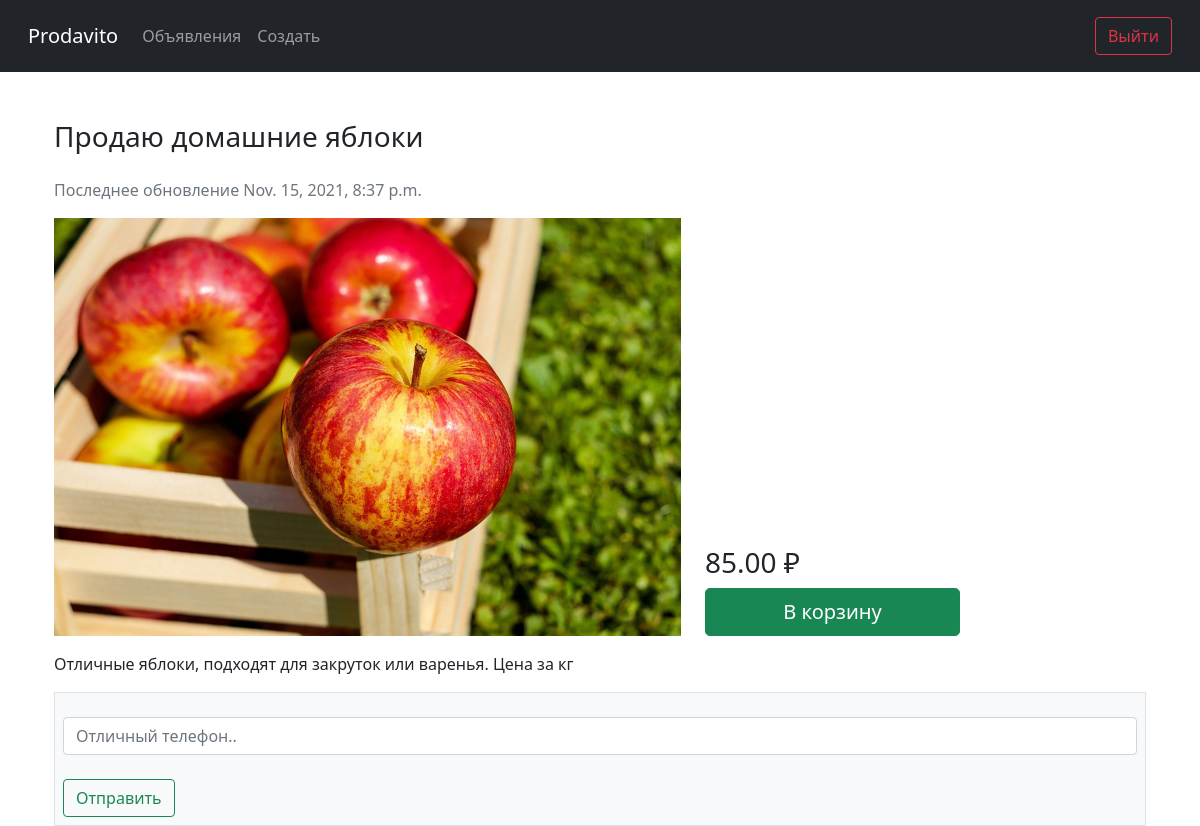
Screenshot of /api/v1/advt/3 (signed in) with the database file from the repository.
### advt/models.py (models this page shows, shortened)
class Advert(models.Model):
    title = models.CharField(max_length=128, verbose_name="Заголовок объявления")
    text = models.TextField(blank=True, null=True, verbose_name="Информация об объявлении")
    price = models.DecimalField(max_digits=9, decimal_places=2, verbose_name="Цена")
    address = models.CharField(max_length=128, verbose_name="Адресс")
    photo = models.ImageField(upload_to="uploads/", verbose_name="Фото")
    is_liked = models.BooleanField(default=False, verbose_name="Пользователь поставил лайк")
    create_at = models.DateTimeField(auto_now_add=True, verbose_name="Дата и время создания")
    update_at = models.DateTimeField(auto_now=True, verbose_name="Дата и время обновления")

### advt/views.py (the view)
# urls.py: path('advt/<int:pk>', login_required(views.AdvtDetailView.as_view(), login_url='login'), name='advt-detail'),
class AdvtDetailView(DetailView):
    model = Advert
    template_name = "advert.html"
    context_object_name = "advert"

### advt/templates/advert.html (shortened to what this page needs)
{% extends "base_generic.html" %}
{% load static %}
{% block navbar %}
<nav class="navbar navbar-expand-lg navbar-dark bg-dark p-3">
    <div class="container-fluid">
        <a class="navbar-brand" href="{% url 'advt-list' %}">Prodavito</a>
        <div class="collapse navbar-collapse" id="navbarSupportedContent">
            <ul class="navbar-nav me-auto mb-2 mb-lg-0">
                <li class="nav-item">
                    <a class="nav-link" aria-current="page" href="{% url 'advt-list' %}">Объявления</a>
                </li>
                <li class="nav-item">
                    <a class="nav-link" href="{% url 'advt-create' %}">Создать</a>
                </li>
            </ul>
            <a href="{% url 'logout' %}" class="btn btn-outline-danger ms-5">Выйти</a>
        </div>
    </div>
</nav>
{% endblock %}
{% block content %}
    <div class="container mt-5">
        <div class="row">
            <div class="col-7 d-flex flex-column">
                <h3>{{ advert.title }}</h3>
                <p class="mt-3 text-muted">Последнее обновление {{ advert.update_at }}</p>
                <img class="img-fluid" src="{{ advert.photo.url }}" alt="">
            </div>
            <div class="col-3 d-flex flex-column justify-content-end">
                <h3>{{ advert.price }} ₽</h3>
                <button class="btn btn-lg btn-success">В корзину</button>
            </div>
            <p class="mt-3">{{ advert.text }}</p>
        </div>
        <div class="border bg-light p-2">
            <form class="d-flex flex-column" action="{% url 'comment-create' pk=advert.pk %}" method="post">
                <div class="mt-3">
                    <input class="form-control" name="text" type="text" id="id_text" placeholder="Отличный телефон..">
                </div>
                <div class="mt-4">
                    <input class="btn btn-outline-success" type="submit" value="Отправить">
                </div>
            </form>
        </div>
    </div>
{% endblock %}

### rows the page displays
Advert: title "Продаю домашние яблоки", update_at "Nov. 15, 2021, 8:37 p.m.", photo (picture), price "85.00", text "Отличные яблоки, подходят для закруток или варенья. Цена за кг"
